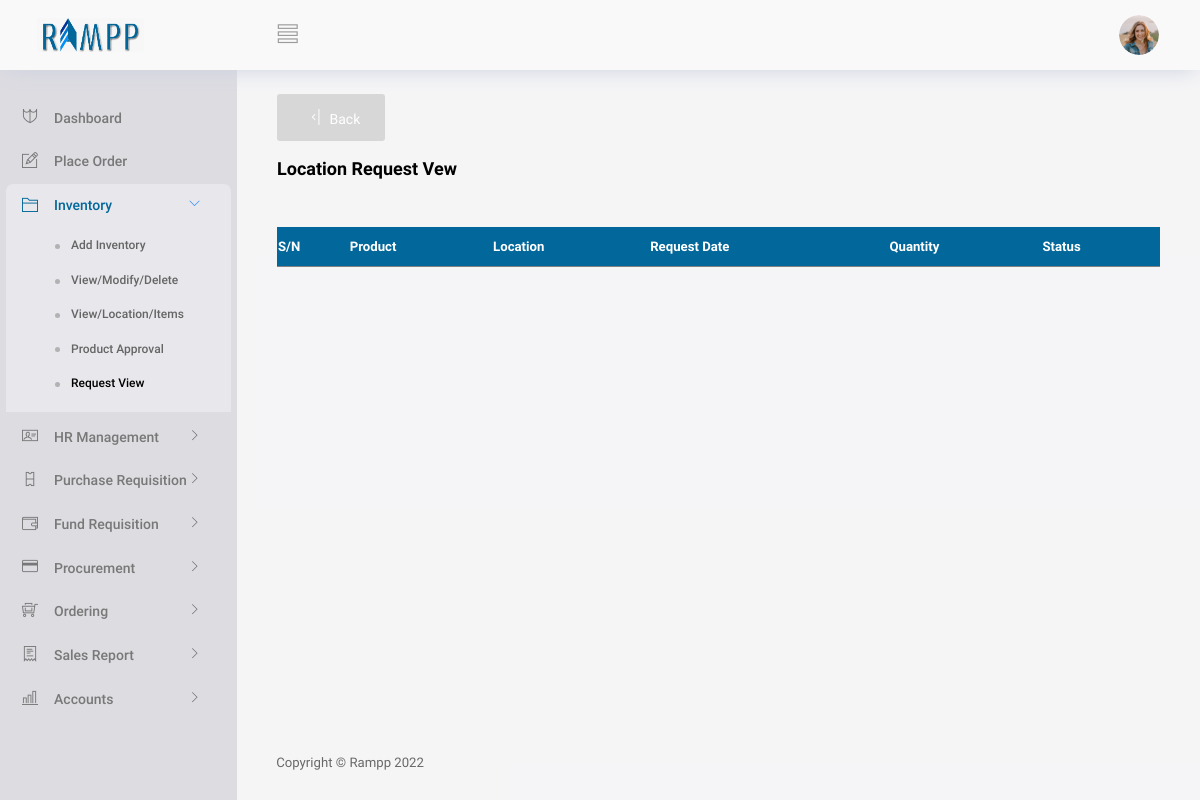
Page /View/Inventory/requestView.php (signed in) on the earlier database version.
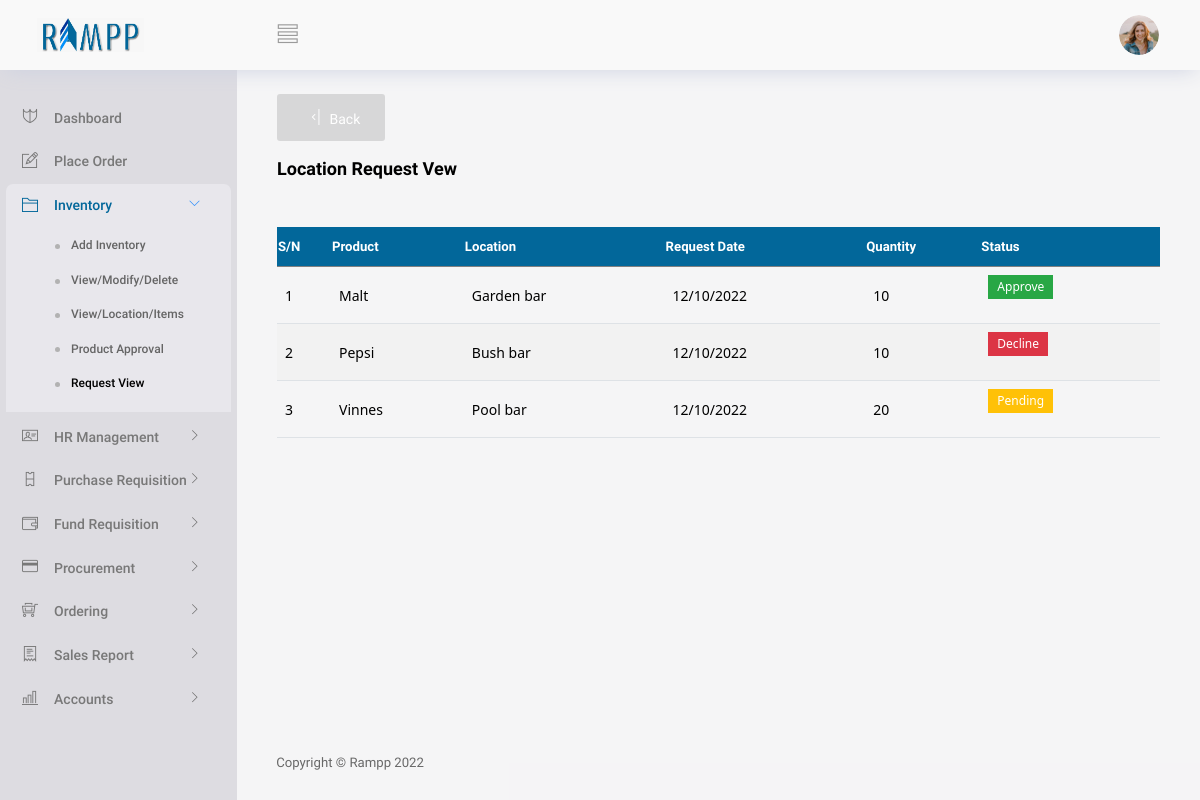
Same page on the later database version.
### tables this page shows
CREATE TABLE IF NOT EXISTS `locationproductrequest` (
  `requestId` int(11) NOT NULL AUTO_INCREMENT,
  `locationId` int(10) DEFAULT NULL,
  `quantity` int(100) DEFAULT NULL,
  `reason` longtext,
  `requestDate` date DEFAULT NULL,
  `sender` int(10) DEFAULT NULL,
  `locationName` longtext,
  `productName` longtext,
  `productId` int(40) DEFAULT NULL,
  `approval` tinyint(4) DEFAULT '0',
  `decline` tinyint(4) DEFAULT '0',
  PRIMARY KEY (`requestId`)
);

### Controller/generalController.php (called while the page is built, shortened)
<?php
class GeneralController
{
     function getAllProductRequest($conn){
        $items = array();
        $query ="SELECT * FROM locationproductrequest";
        $results = mysqli_query($conn,$query);
        while($row = mysqli_fetch_array($results)){
            $items[] = $row;
        }
        return $items;
     }
}

### View/Inventory/requestView.php (the view, shortened to what this page needs)
<?php
   if(isset($_SESSION['validuser']))
   {
     include("../partials/_header.php");
      require("../../Controller/generalController.php");
      $conn = conString1();
      $UserUtils = new GeneralController();
      $data1 = $UserUtils-> getAllProductRequest($conn);
?>
<body>
  <div class="container-scroller">
    <?php  include("../partials/_navbar.php"); ?>
    <div class="container-fluid page-body-wrapper">
      <div class="main-panel">
        <div class="content-wrapper gbgn">
          <button  type="button" id="back" class="btn btn-icon-text text-white" style="background:#56565830;" onClick="window.history.back()">
            <i class="ti-shift-left-alt btn-icon-append"></i>
            Back
          </button>
          <br/>
          <br/>
          <div class="row">
            <div class="col-md-12 grid-margin">
              <div class="d-flex justify-content-between align-items-center">
                <div>
                  <h4 class="font-weight-bold mb-0">Location Request Vew</h4>
                </div>
              </div>
            </div>
          </div>
          <br/>
          <div class="container-flued">
            <div class="table-responsive">
              <table id="data-table-basic" class="customers">
                <thead>
                  <tr>
                    <th >S/N</th>
                    <th>Product</th>
                    <th>Location</th>
                    <th>Request Date</th>
                    <th>Quantity</th>
                    <th>Status</th>
                  </tr>
                </thead>
                <tbody>
                <?php
                      foreach ($data1 as $index => $value) {
                        $stat = "";
                        if ($value["approval"] == 0 &&$value["decline"] == 0  ) {
                          $stat = "<label class='badge badge-warning'>Pending</label>";
                        }elseif($value["approval"] == 1 &&$value["decline"] == 0 ){
                            $stat = "<label class='badge badge-success'>Approve</label>";
                        }else{
                          $stat = "<label class='badge badge-danger'>Decline</label>";
                        }
                        $retVal2 = $stat ;
                    ?>
                  <tr>
                    <td><?php echo $index+1 ?></td>
                    <td><?php echo $value["productName"] ?></td>
                    <td><?php echo $value["locationName"] ?></td>
                    <td><?php echo date('d/m/Y',strtotime($value["requestDate"])) ?></td>
                    <td><?php echo $value["quantity"] ?></td>
                    <td><p><?php echo $retVal2 ?></p></td>
                  </tr>
                  <?php
                      }
                    ?>
                </tbody>
              </table>
            </div>
          </div>
          <br/>
          <br/>
            <br/>
        </div>
        <?php include("../partials/_footer.php"); ?>
        </div>
        </div>
      </div>
  <?php
 include("../partials/_script.php");
?>
<?php
 }
 else
 {
     header("Location: ../../index.php?message=loginNot");
     exit;
 }
?>

Differences in the rows shown:
added locationproductrequest: productName "Malt", locationName "Garden bar", requestDate "12/10/2022", quantity "10", approval "Approve"
added locationproductrequest: productName "Pepsi", locationName "Bush bar", requestDate "12/10/2022", quantity "10", approval "Decline"
added locationproductrequest: productName "Vinnes", locationName "Pool bar", requestDate "12/10/2022", quantity "20", approval "Pending"
